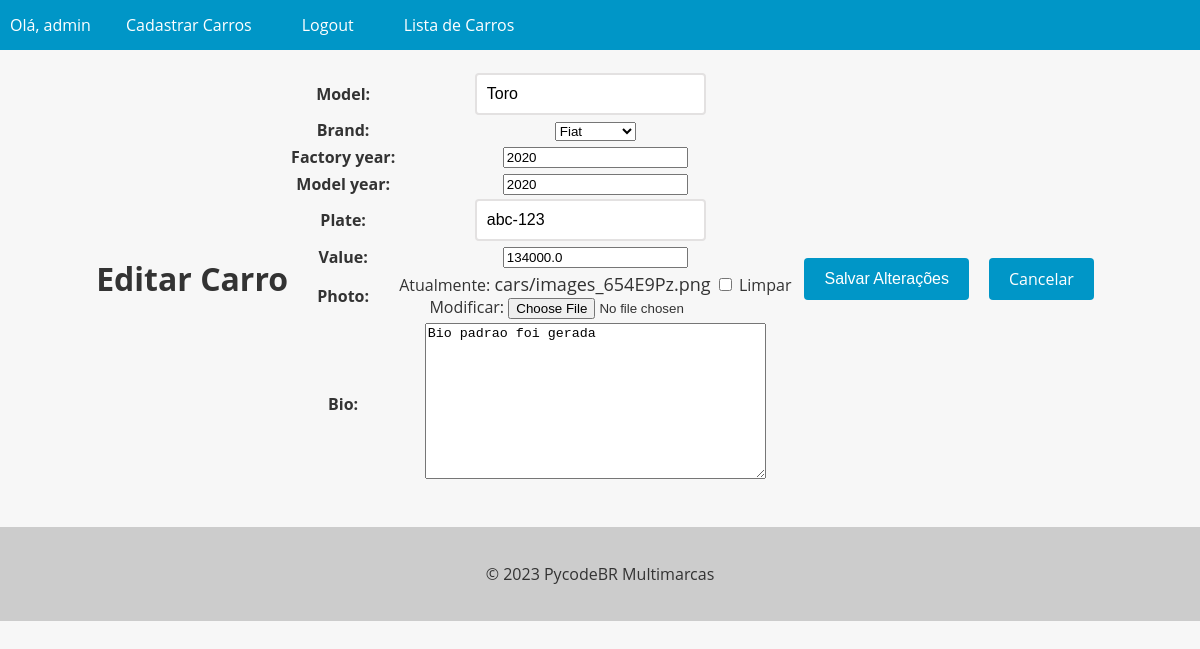
Page /cars/update/10/ (signed in) on the committed database.
### cars/models.py (models this page shows, shortened)
class Car(models.Model):
    id = models.AutoField(primary_key=True)
    model = models.CharField(max_length=200)
    brand = models.ForeignKey(
        Brand, on_delete=models.PROTECT, related_name='car_brand')
    factory_year = models.IntegerField(blank=True, null=True)
    model_year = models.IntegerField(blank=True, null=True)
    plate = models.CharField(max_length=10, blank=True, null=True)
    value = models.FloatField(blank=True, null=True)
    photo = models.ImageField(upload_to='cars/', blank=True, null=True)
    bio = models.TextField(blank=True, null=True)

### cars/views.py (the view, shortened to what this page needs)
# urls.py: path('update/<int:pk>/', views.CarUpdateView.as_view(), name='update'),
@method_decorator(login_required(login_url=reverse_lazy('account:login')), name='dispatch')
class CarUpdateView(UpdateView):
    model = Car
    form_class = CarForm
    template_name = 'update.html'

### cars/forms.py (shortened to what this page needs)
class CarForm(forms.ModelForm):
    class Meta:
        model = Car
        fields = '__all__'

### cars/models.py (called while the page is built)
    def __str__(self):
        return self.name

### cars/templates/update.html (shortened to what this page needs)
{% extends "base.html" %}
{% block content %}
  <form method="post" enctype="multipart/form-data">
    <h1>Editar Carro</h1>
    <table>
      {{ form.as_table }}
    </table>
    <div>
      <div class="buttons-container">
        <input type="submit" value="Salvar Alterações" class="btn btn-primary">
        <a href="{% url 'car:list' %}" class="btn btn-secondary">Cancelar</a>
      </div>
    </div>
  </form>
{% endblock %}

### app/base_templates/base.html (shortened to what this page needs)
{% load static %}
<!DOCTYPE html>
<html lang="pt-br">
<head>
  <link rel="stylesheet" href="{% static 'css/styles.css' %}">
</head>
<body>
  <header>
    <nav>
      <ul>
        {% if user.is_authenticated %}
          <li>Olá, {{user.username}}</li>
          <li><a href="{% url 'car:create' %}">Cadastrar Carros</a></li>
          <li><a href="{% url 'account:logout' %}">Logout</a></li>
        {% else %}
          <li><a href="{% url 'account:register' %}">Cadastre-se</a></li>
          <li><a href="{% url 'account:login' %}">Login</a></li>
        {% endif %}
        <li><a href="{% url 'car:list' %}">Lista de Carros</a></li>
      </ul>
    </nav>
  </header>
  <main>
    {% block content %}
    {% endblock %}
  </main>
  <footer>
    <p>&copy; 2023 PycodeBR Multimarcas</p>
  </footer>
</body>
</html>

### static/css/styles.css (style rules this page uses)
a { text-decoration: none !important; font-size: 18px; color: #333; }
form { display: flex; justify-content: center; align-items: center; margin-bottom: 20px; text-align: center; padding: 20px; }
input[type="text"] { padding: 10px; font-size: 16px; border: 2px solid #e3e1e1; border-radius: 4px; margin-right: 10px; transition: border-bottom-color 0.3s ease-in-out; }
body { font-family: 'Open Sans', sans-serif; background-color: #f7f7f7; color: #333; margin: 0; padding: 0; }
header { background-color: #0096c7; color: #fff; text-align: center; }
footer { background-color: #ccc; color: #333; padding: 20px; text-align: center; }
nav { background-color: #0096c7; color: #fff; height: 50px; display: flex; justify-content: space-between; align-items: center; }
nav ul { list-style: none; margin: 0; padding: 0; display: flex; }
nav ul li { margin: 0 10px; }
nav ul li a { color: #fff; text-decoration: none; font-size: 16px; padding: 15px; transition: all 0.3s ease; }
.buttons-container { display: flex; justify-content: center; margin-top: 20px; margin-bottom: 20px; }
.btn { display: inline-block; background-color: #0096c7; color: #fff; border: none; padding: 10px 20px; font-size: 16px; border-radius: 4px; cursor: pointer; transition: background-color 0.3s ease-in-out; margin: 0 10px; }

### rows in the picture
Car: model "Toro", brand "Fiat", factory_year "2020", model_year "2020", plate "abc-123", value "134000.0", bio "Bio padrao foi gerada"

### other values in the picture
{{ user.username }} "admin"
